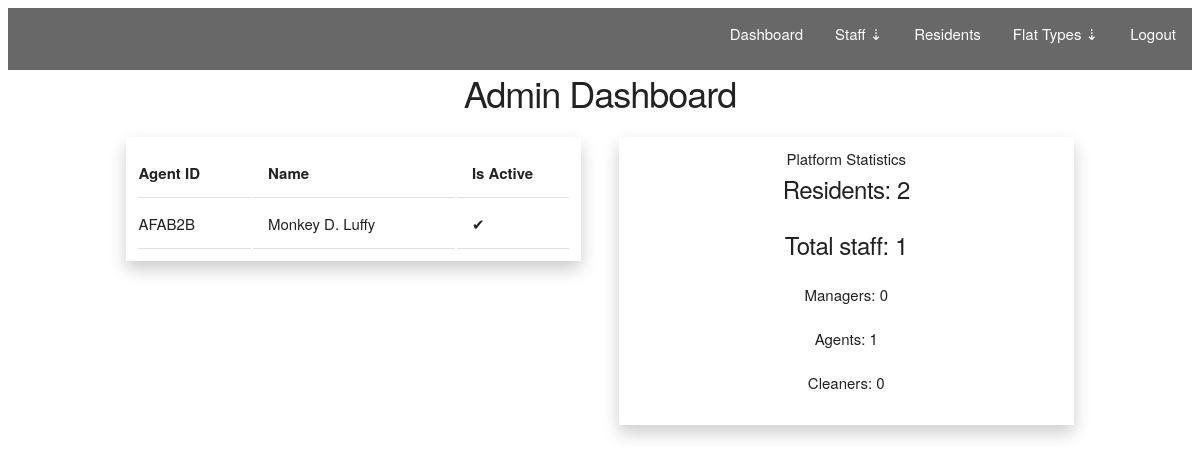
The app's page /dash (signed in), older data.
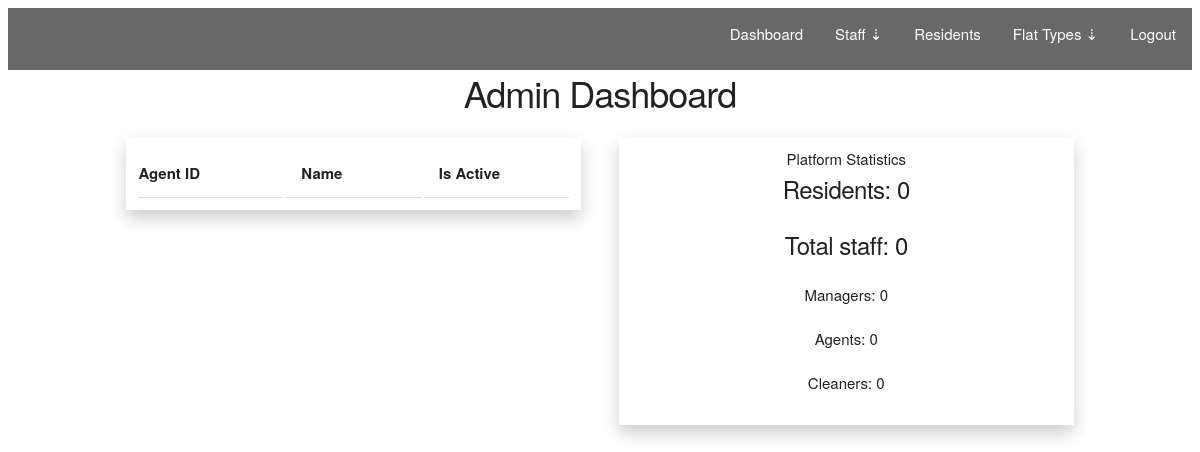
The same page, newer data.
### estate/models.py (models this page shows, shortened)
class User(UserMixin, db.Model):
    __tablename__ = 'users'
    id = db.Column(db.Integer, primary_key=True)
    user_tag = db.Column(db.String(64), unique=True)
    password_hash = db.Column(db.String(128))
    fullname = db.Column(db.String(128))
    email = db.Column(db.String(128))
    number = db.Column(db.String(64))
    is_active = db.Column(db.BOOLEAN)
    is_staff = db.Column(db.BOOLEAN, default=False)
    joined_date = db.Column(db.DateTime, default=datetime.now())
    lease_duration = db.Column(db.Integer)
    lease_expiry = db.Column(db.DateTime)
    lease_start = db.Column(db.DateTime)
    @property
    def password(self):
        raise AttributeError('PROPERTY NOT ACCESSIBLE')
    role_id = db.Column(db.Integer, db.ForeignKey('roles.id'), name='fk_user_role_id')
    payments = db.relationship('Payment', backref='resident', lazy='dynamic')
    flattype_id = db.Column(db.Integer, db.ForeignKey('flattypes.id'), name='fk_resident_flattype_id')
    def get_users(role: str) -> list:
        if role == 'staff':
            return User.query.filter_by(is_staff=True)
        ids = {'resident': 1, 'agent': 2, 'cleaner': 3, 'manager': 5}
        return User.query.filter_by(role_id=ids[role])

### estate/blueprints/admin/views.py (the view)
@admin.route('/dash')
@login_required
@admin_required
def dash():
    agents = User.get_users('agent').order_by(User.is_active.desc())
    cleaners = User.get_users('cleaner').count()
    managers = User.get_users('manager').count()
    residents = User.get_users('resident')
    total_staff = agents.count() + cleaners
    return render_template(
        'admin/dash.html', agents=agents, cleaners=cleaners, total_staff=total_staff, residents=residents, managers=managers
    )

### estate/models.py (called while the page is built)
@login_manager.user_loader
def load_user(user_id):
    return User.query.get(user_id)

### estate/templates/admin/dash.html (shortened to what this page needs)
{% extends "base.html" %}
{% block content %}
<header>
    {% include 'partials/admin_nav.html' %}
</header>
<div class="container">
    <h3>Admin Dashboard</h3>
    <div class="row">
        <div class="six columns">
            <table class="u-full-width shadow-div">
                <thead>
                    <tr>
                        <th>Agent ID</th>
                        <th>Name</th>
                        <th>Is Active</th>
                    </tr>
                </thead>
                <tbody>
                    {% for agent in agents %}
                    <tr>
                        <td>{{ agent.user_tag }}</td>
                        <td>{{ agent.fullname }}</td>
                        {% if agent.is_active %}
                        <td>✔</td>
                        {% else %}
                        <td>❌</td>
                        {% endif %}
                    </tr>
                    {% endfor %}
                </tbody>
            </table>
        </div>
        <div class="six columns">
            <div class="stats shadow-div">
                <span>Platform Statistics</span>
                <h5>Residents: {{ residents.count() }}</h5>
                <h5>Total staff: {{ total_staff }}</h5>
                <h6>Managers: {{ managers }}</h6>
                <h6>Agents: {{ agents.count() }}</h6>
                <h6>Cleaners: {{ cleaners }}</h6>
            </div>
        </div>
    </div>
</div>
{% endblock %}

Row changes from the older to the newer data that the page shows:
removed User: user_tag "AFAB2B", fullname "Monkey D. Luffy"
Text that changed along with them:
{{ residents.count() }}: "2" → "0"
{{ total_staff }}: "1" → "0"
{{ agents.count() }}: "1" → "0"
